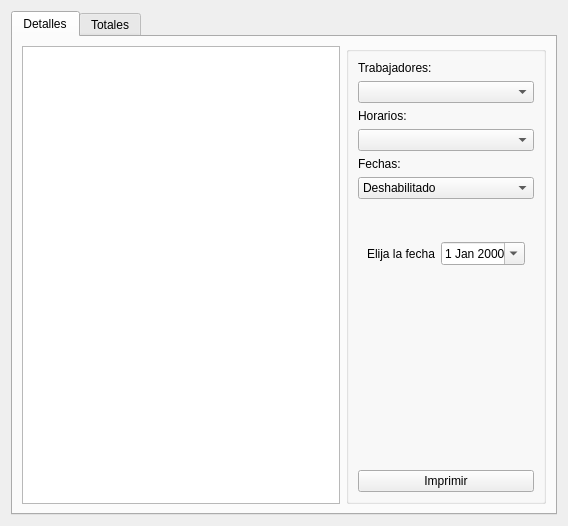
<?xml version="1.0" encoding="UTF-8"?>
<ui version="4.0">
 <class>Form</class>
 <widget class="QWidget" name="Form">
  <property name="geometry">
   <rect>
    <x>0</x>
    <y>0</y>
    <width>568</width>
    <height>526</height>
   </rect>
  </property>
  <property name="windowTitle">
   <string>Form</string>
  </property>
  <layout class="QVBoxLayout" name="verticalLayout">
   <item>
    <layout class="QHBoxLayout" name="horizontalLayout_4">
     <property name="topMargin">
      <number>0</number>
     </property>
     <item>
      <layout class="QVBoxLayout" name="verticalLayout_2">
       <property name="topMargin">
        <number>0</number>
       </property>
       <item>
        <widget class="QTabWidget" name="tabWidget">
         <property name="currentIndex">
          <number>0</number>
         </property>
         <widget class="QWidget" name="tab_details">
          <attribute name="title">
           <string>Detalles</string>
          </attribute>
          <layout class="QGridLayout" name="gridLayout">
           <item row="0" column="0">
            <widget class="QTableView" name="tableView">
             <property name="minimumSize">
              <size>
               <width>0</width>
               <height>0</height>
              </size>
             </property>
            </widget>
           </item>
           <item row="0" column="1">
            <widget class="QGroupBox" name="verticalGroupBox_2">
             <property name="maximumSize">
              <size>
               <width>200</width>
               <height>16777215</height>
              </size>
             </property>
             <layout class="QVBoxLayout" name="verticalLayout_3">
              <property name="sizeConstraint">
               <enum>QLayout::SetDefaultConstraint</enum>
              </property>
              <property name="leftMargin">
               <number>9</number>
              </property>
              <item>
               <widget class="QLabel" name="label">
                <property name="text">
                 <string>Trabajadores:</string>
                </property>
               </widget>
              </item>
              <item>
               <widget class="QComboBox" name="qworkers">
                <property name="minimumSize">
                 <size>
                  <width>132</width>
                  <height>0</height>
                 </size>
                </property>
               </widget>
              </item>
              <item>
               <widget class="QLabel" name="label_4">
                <property name="text">
                 <string>Horarios:</string>
                </property>
               </widget>
              </item>
              <item>
               <widget class="QComboBox" name="qschedules">
                <property name="minimumSize">
                 <size>
                  <width>132</width>
                  <height>0</height>
                 </size>
                </property>
               </widget>
              </item>
              <item>
               <widget class="QLabel" name="qdatefilter">
                <property name="text">
                 <string>Fechas:</string>
                </property>
               </widget>
              </item>
              <item>
               <widget class="QComboBox" name="qdatesfilter">
                <property name="minimumSize">
                 <size>
                  <width>117</width>
                  <height>0</height>
                 </size>
                </property>
                <item>
                 <property name="text">
                  <string>Deshabilitado</string>
                 </property>
                </item>
                <item>
                 <property name="text">
                  <string>Fecha</string>
                 </property>
                </item>
                <item>
                 <property name="text">
                  <string>Rango de fecha</string>
                 </property>
                </item>
               </widget>
              </item>
              <item>
               <widget class="QStackedWidget" name="stackedWidget">
                <property name="sizePolicy">
                 <sizepolicy hsizetype="Preferred" vsizetype="Fixed">
                  <horstretch>0</horstretch>
                  <verstretch>0</verstretch>
                 </sizepolicy>
                </property>
                <property name="minimumSize">
                 <size>
                  <width>0</width>
                  <height>44</height>
                 </size>
                </property>
                <property name="currentIndex">
                 <number>1</number>
                </property>
                <widget class="QWidget" name="noFilter"/>
                <widget class="QWidget" name="singleDate">
                 <layout class="QHBoxLayout" name="horizontalLayout_6">
                  <item>
                   <layout class="QVBoxLayout" name="verticalLayout_4">
                    <item>
                     <layout class="QHBoxLayout" name="horizontalLayout">
                      <property name="topMargin">
                       <number>0</number>
                      </property>
                      <item>
                       <widget class="QLabel" name="label_5">
                        <property name="text">
                         <string>Elija la fecha</string>
                        </property>
                       </widget>
                      </item>
                      <item>
                       <widget class="QDateEdit" name="qdate">
                        <property name="calendarPopup">
                         <bool>true</bool>
                        </property>
                       </widget>
                      </item>
                     </layout>
                    </item>
                   </layout>
                  </item>
                 </layout>
                </widget>
                <widget class="QWidget" name="datesRange">
                 <layout class="QHBoxLayout" name="horizontalLayout_3">
                  <item>
                   <layout class="QVBoxLayout" name="verticalLayout_5">
                    <property name="leftMargin">
                     <number>0</number>
                    </property>
                    <item>
                     <layout class="QGridLayout" name="gridLayout_2">
                      <property name="leftMargin">
                       <number>0</number>
                      </property>
                      <item row="0" column="0">
                       <widget class="QLabel" name="label_3">
                        <property name="layoutDirection">
                         <enum>Qt::LeftToRight</enum>
                        </property>
                        <property name="text">
                         <string>Desde:</string>
                        </property>
                       </widget>
                      </item>
                      <item row="0" column="1">
                       <widget class="QDateEdit" name="qfromdate">
                        <property name="calendarPopup">
                         <bool>true</bool>
                        </property>
                       </widget>
                      </item>
                      <item row="1" column="0">
                       <widget class="QLabel" name="label_2">
                        <property name="text">
                         <string>Hasta:</string>
                        </property>
                       </widget>
                      </item>
                      <item row="1" column="1">
                       <widget class="QDateEdit" name="qtodate">
                        <property name="calendarPopup">
                         <bool>true</bool>
                        </property>
                       </widget>
                      </item>
                     </layout>
                    </item>
                    <item>
                     <widget class="QPushButton" name="qdatesrangebutton">
                      <property name="text">
                       <string>Fijar</string>
                      </property>
                     </widget>
                    </item>
                   </layout>
                  </item>
                 </layout>
                </widget>
               </widget>
              </item>
              <item>
               <spacer name="verticalSpacer">
                <property name="orientation">
                 <enum>Qt::Vertical</enum>
                </property>
                <property name="sizeHint" stdset="0">
                 <size>
                  <width>20</width>
                  <height>40</height>
                 </size>
                </property>
               </spacer>
              </item>
              <item>
               <widget class="QPushButton" name="qprint">
                <property name="minimumSize">
                 <size>
                  <width>0</width>
                  <height>0</height>
                 </size>
                </property>
                <property name="text">
                 <string>Imprimir</string>
                </property>
               </widget>
              </item>
             </layout>
            </widget>
           </item>
          </layout>
         </widget>
         <widget class="QWidget" name="tab_totals">
          <attribute name="title">
           <string>Totales</string>
          </attribute>
          <layout class="QGridLayout" name="gridLayout_3">
           <item row="0" column="1">
            <widget class="QGroupBox" name="groupBox">
             <property name="title">
              <string/>
             </property>
             <layout class="QGridLayout" name="gridLayout_4">
              <item row="0" column="0">
               <layout class="QVBoxLayout" name="verticalLayout_6">
                <property name="leftMargin">
                 <number>0</number>
                </property>
                <item>
                 <widget class="QPushButton" name="qcalculate">
                  <property name="text">
                   <string>Calcular Tiempo
Trabajado</string>
                  </property>
                 </widget>
                </item>
                <item>
                 <spacer name="verticalSpacer_2">
                  <property name="orientation">
                   <enum>Qt::Vertical</enum>
                  </property>
                  <property name="sizeHint" stdset="0">
                   <size>
                    <width>20</width>
                    <height>40</height>
                   </size>
                  </property>
                 </spacer>
                </item>
                <item>
                 <widget class="QPushButton" name="printTotals">
                  <property name="text">
                   <string>Imprimir</string>
                  </property>
                 </widget>
                </item>
               </layout>
              </item>
             </layout>
            </widget>
           </item>
           <item row="0" column="0">
            <widget class="QTableView" name="tableView_total"/>
           </item>
          </layout>
         </widget>
        </widget>
       </item>
      </layout>
     </item>
    </layout>
   </item>
  </layout>
 </widget>
 <resources/>
 <connections/>
</ui>
